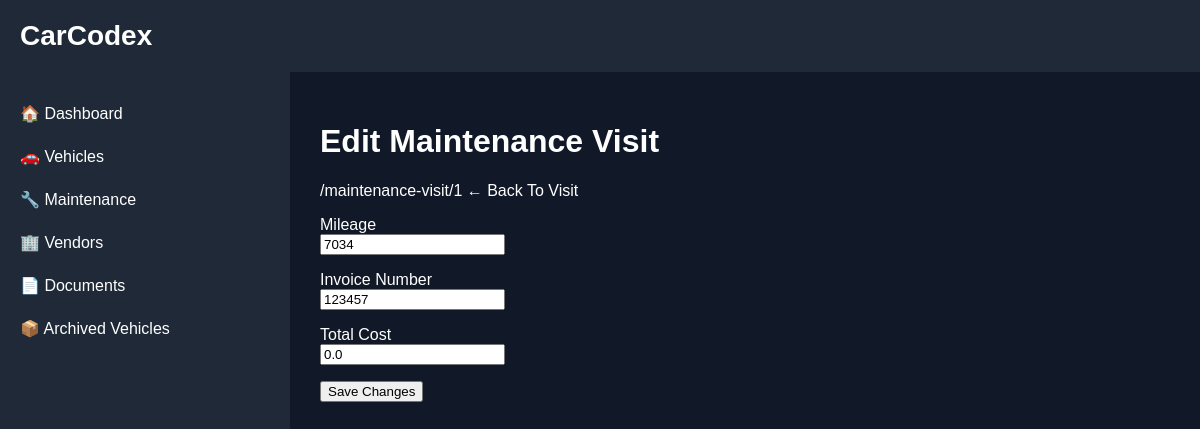
/maintenance-edit/1, run on the app's committed database.
### backend/models.py (models this page shows)
class MaintenanceVisit(Base):
    __tablename__ = "maintenance_visits"
    id = Column(Integer, primary_key=True, index=True)
    vehicle_id = Column(Integer, ForeignKey("vehicles.id"))
    vendor_id = Column(
        Integer,
        nullable=True
    )
    visit_date = Column(String)
    mileage = Column(Integer)
    vendor = Column(String)
    invoice_number = Column(String)
    total_cost = Column(Float)
    notes = Column(String)
    archived = Column(
    Boolean,
    default=False
)

### backend/main.py (the view)
@app.get(
    "/maintenance-edit/{visit_id}",
    response_class=HTMLResponse
)
def maintenance_edit_page(
    request: Request,
    visit_id: int
):
    db = SessionLocal()
    visit = db.query(
        MaintenanceVisit
    ).filter(
        MaintenanceVisit.id == visit_id
    ).first()
    db.close()
    return templates.TemplateResponse(
        request=request,
        name="maintenance_edit.html",
        context={
            "request": request,
            "visit": visit
        }
    )

### backend/templates/maintenance_edit.html (shortened to what this page needs)
 {% extends "base.html" %}
{% block content %}
<h1>Edit Maintenance Visit</h1>
<p>
    /maintenance-visit/{{ visit.id }}
        ← Back To Visit
</p>
<form method="post">
    <p>
        Mileage<br>
        <input
            type="number"
            name="mileage"
            value="{{ visit.mileage }}">
    </p>
    <p>
        Invoice Number<br>
        <input
            type="text"
            name="invoice_number"
            value="{{ visit.invoice_number }}">
    </p>
    <p>
        Total Cost<br>
        <input
            type="number"
            step="0.01"
            name="total_cost"
            value="{{ visit.total_cost }}">
    </p>
    <p>
        <button type="submit">
            Save Changes
        </button>
    </p>
</form>
{% endblock %}

### backend/templates/base.html (style rules this page uses)
body { margin: 0; font-family: Arial, sans-serif; background: #111827; color: white; }

### data on the page
MaintenanceVisit: id "1", mileage "7034", invoice_number "123457", total_cost "0.0"
